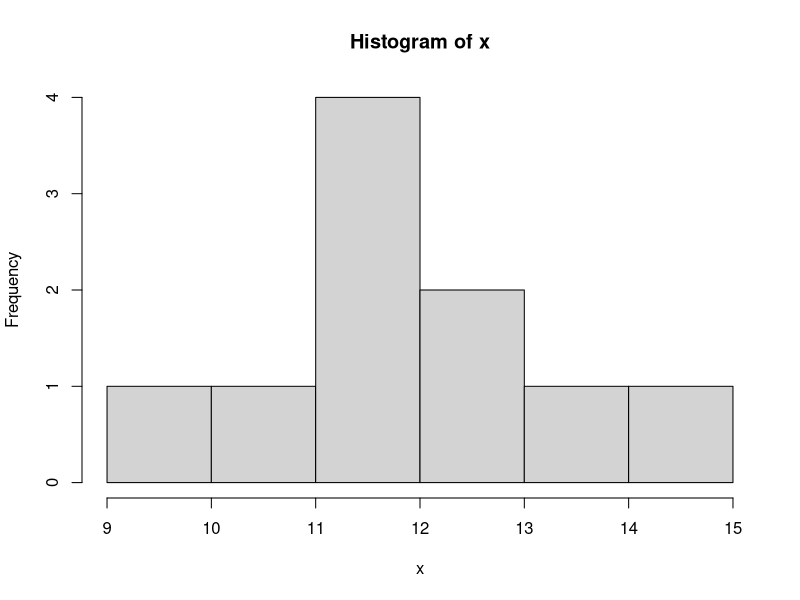

Write R code to recreate this figure.
x = c(12,13,11,9,13,15,12,14,12,12)
hist(x)
n = length(x)
k = 100000
simsamples = replicate(k, rnorm(n, mean(x), sd(x)))
sim = apply(simsamples,2,mean)
length(sim)
quantile(sim, c(0.05, 0.95))
